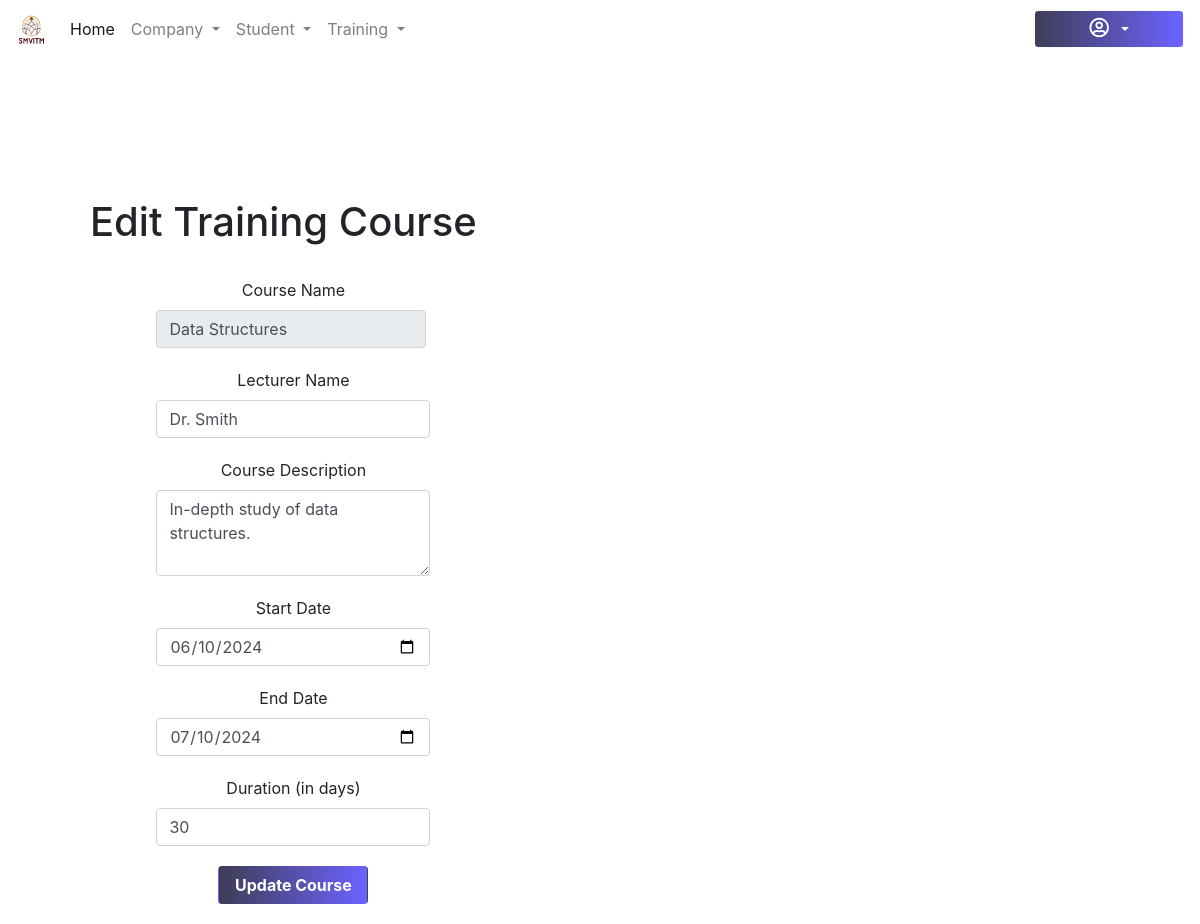
The page /admin/edittraining.php?edit=Data+Structures on the database as committed earlier.
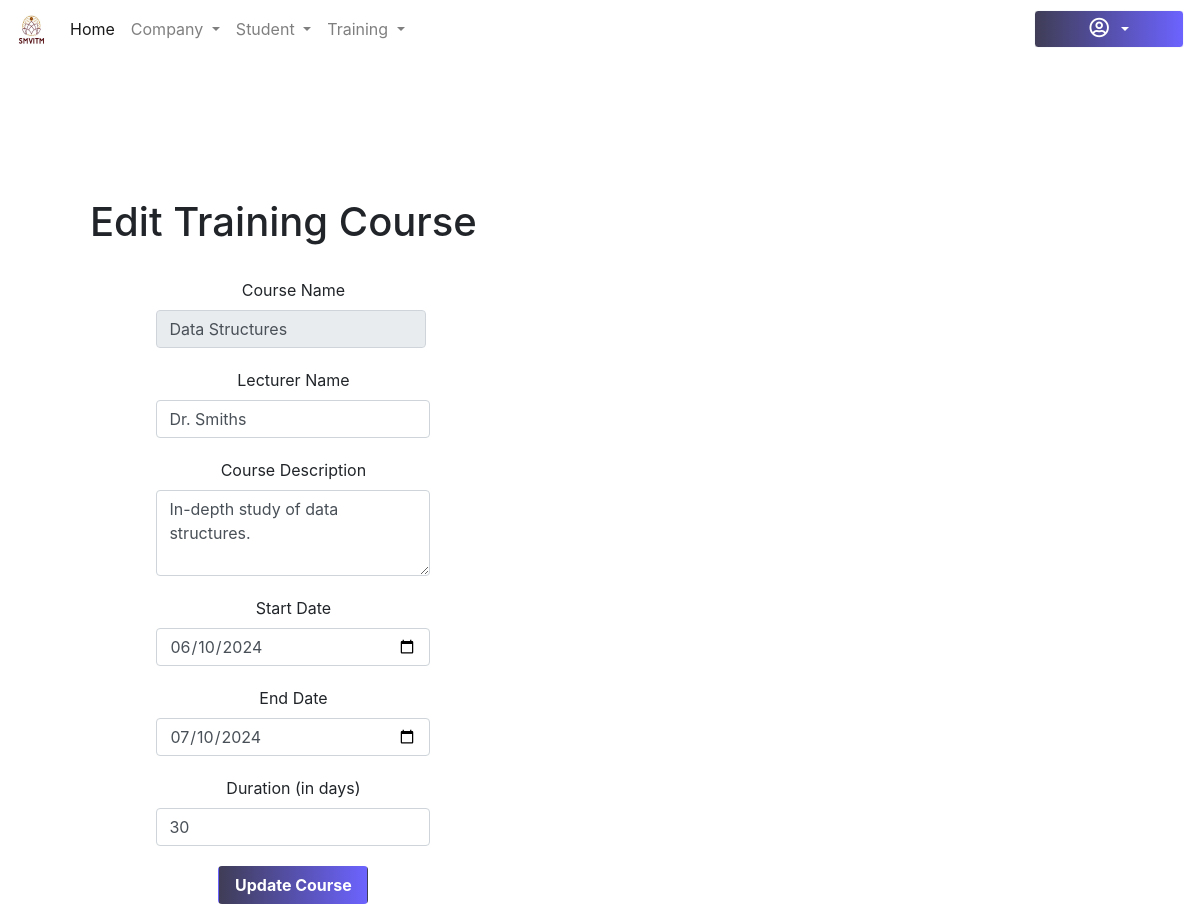
The same page on the database as committed later.
### tables this page shows
CREATE TABLE `training` (
  `course` varchar(255) NOT NULL,
  `lecturer` varchar(255) NOT NULL,
  `description` text NOT NULL,
  `start_date` date NOT NULL,
  `end_date` date NOT NULL,
  `duration` int(11) NOT NULL
);

### admin/edittraining.php (the view, shortened to what this page needs)
<?php
include_once 'includes/db.inc.php';
        ?>
        <?php
if (isset($_GET['edit'])) {
    $course = $_GET['edit'];
    $sql = "SELECT * FROM training WHERE course=?";
    $stmt = $conn->prepare($sql);
    $stmt->bind_param("s", $course);
    $stmt->execute();
    $result = $stmt->get_result();
    $row = $result->fetch_assoc();
}
?>
<!DOCTYPE html>
<html lang="en">
<head>
    <link rel="stylesheet" type="text/css" href="css/addcomp.css">
    <?php include_once 'includes/head.php'; ?>
</head>
<body>
    <?php include_once 'includes/nav.php'; ?>
    <div class="content">
        <h1>Edit Training Course</h1> <br>
        <form action="<?php echo htmlspecialchars($_SERVER['PHP_SELF']); ?>" method="POST">
            <div class="row justify-content-center align-items-baseline">
                <div class="center one">
                    <div class="form-group col-md-12">
                        <label for="course">Course Name</label>
                        <input type="text" class="form-control" id="course" name="course" style="width: 270px;" value="<?php echo htmlspecialchars($row['course']); ?>" readonly>
                    </div>
                    <div class="form-group col-md-12">
                        <label for="lecturer">Lecturer Name</label>
                        <input type="text" class="form-control" id="lecturer" name="lecturer" value="<?php echo htmlspecialchars($row['lecturer']); ?>">
                    </div>
                    <div class="form-group col-md-12">
                        <label for="description">Course Description</label>
                        <textarea class="form-control" id="description" name="description" rows="3"><?php echo htmlspecialchars($row['description']); ?></textarea>
                    </div>
                    <div class="form-group col-md-12">
                        <label for="start_date">Start Date</label>
                        <input type="date" class="form-control" id="start_date" name="start_date" value="<?php echo htmlspecialchars($row['start_date']); ?>">
                    </div>
                    <div class="form-group col-md-12">
                        <label for="end_date">End Date</label>
                        <input type="date" class="form-control" id="end_date" name="end_date" value="<?php echo htmlspecialchars($row['end_date']); ?>">
                    </div>
                    <div class="form-group col-md-12">
                        <label for="duration">Duration (in days)</label>
                        <input type="number" class="form-control" id="duration" name="duration" placeholder="Duration in days" value="<?php echo htmlspecialchars($row['duration']); ?>">
                    </div>
                    <div class="form-group col-md-12">
                        <button type="submit" class="btn" name="update">Update Course</button>
                    </div>
                </div>
            </div>
        </form>
    </div>
</body>
</html>

Rows that differ between the two databases and show on the page:
changed training "Data Structures": lecturer "Dr. Smith" → "Dr. Smiths"
